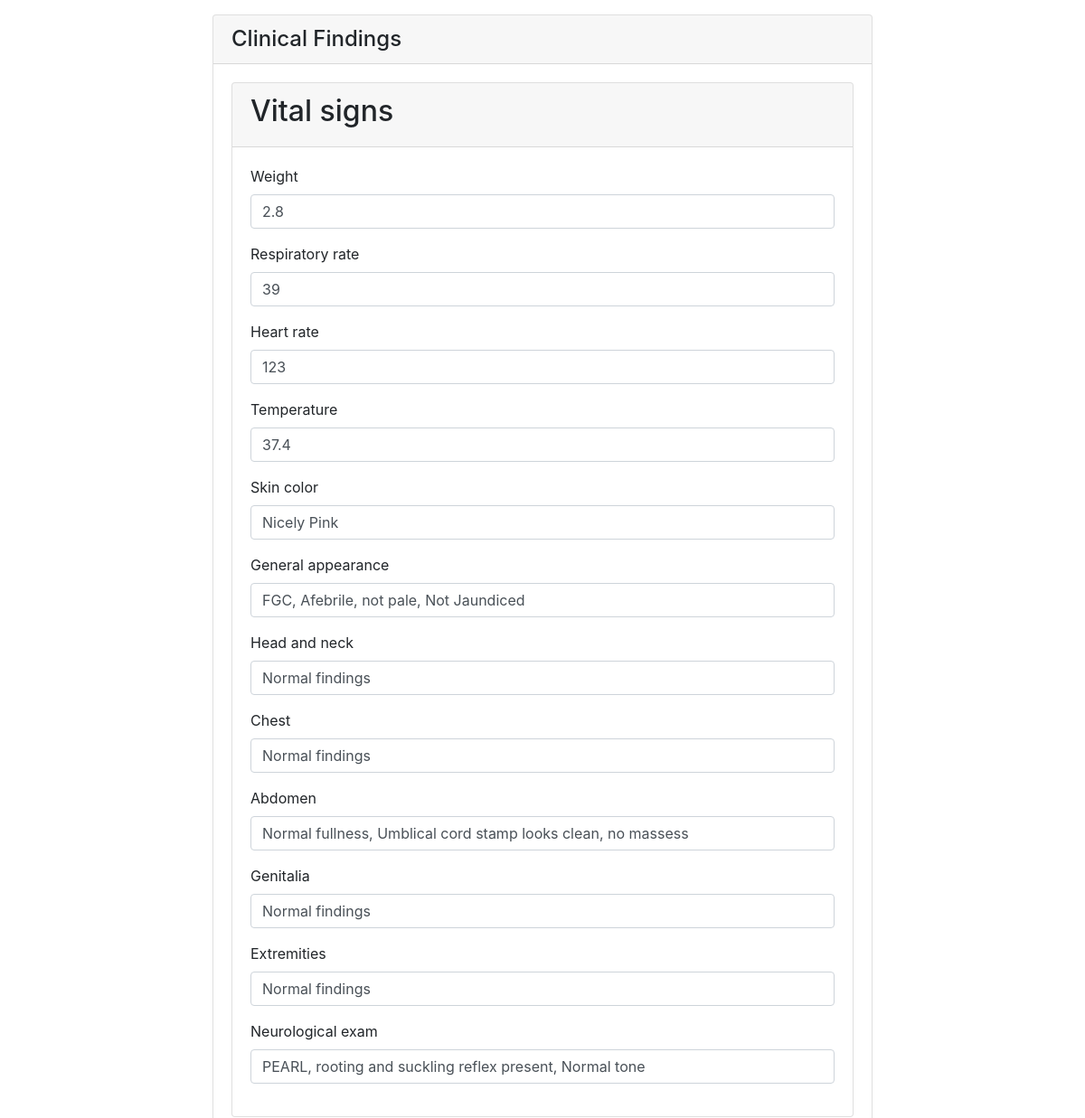
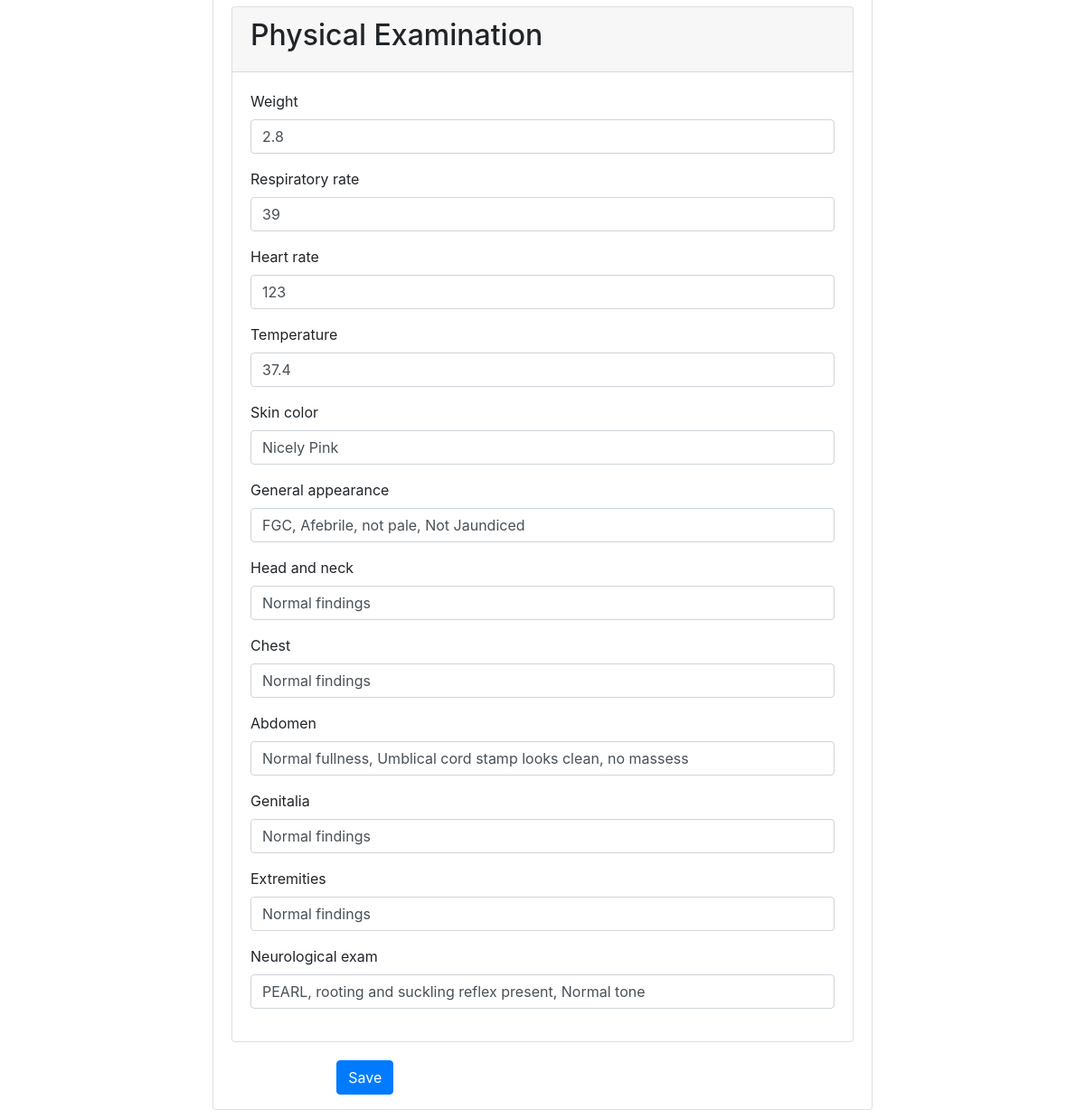
Before: /newborn/clinical-exam/2/ with the older database file (2 pictures, top to bottom).
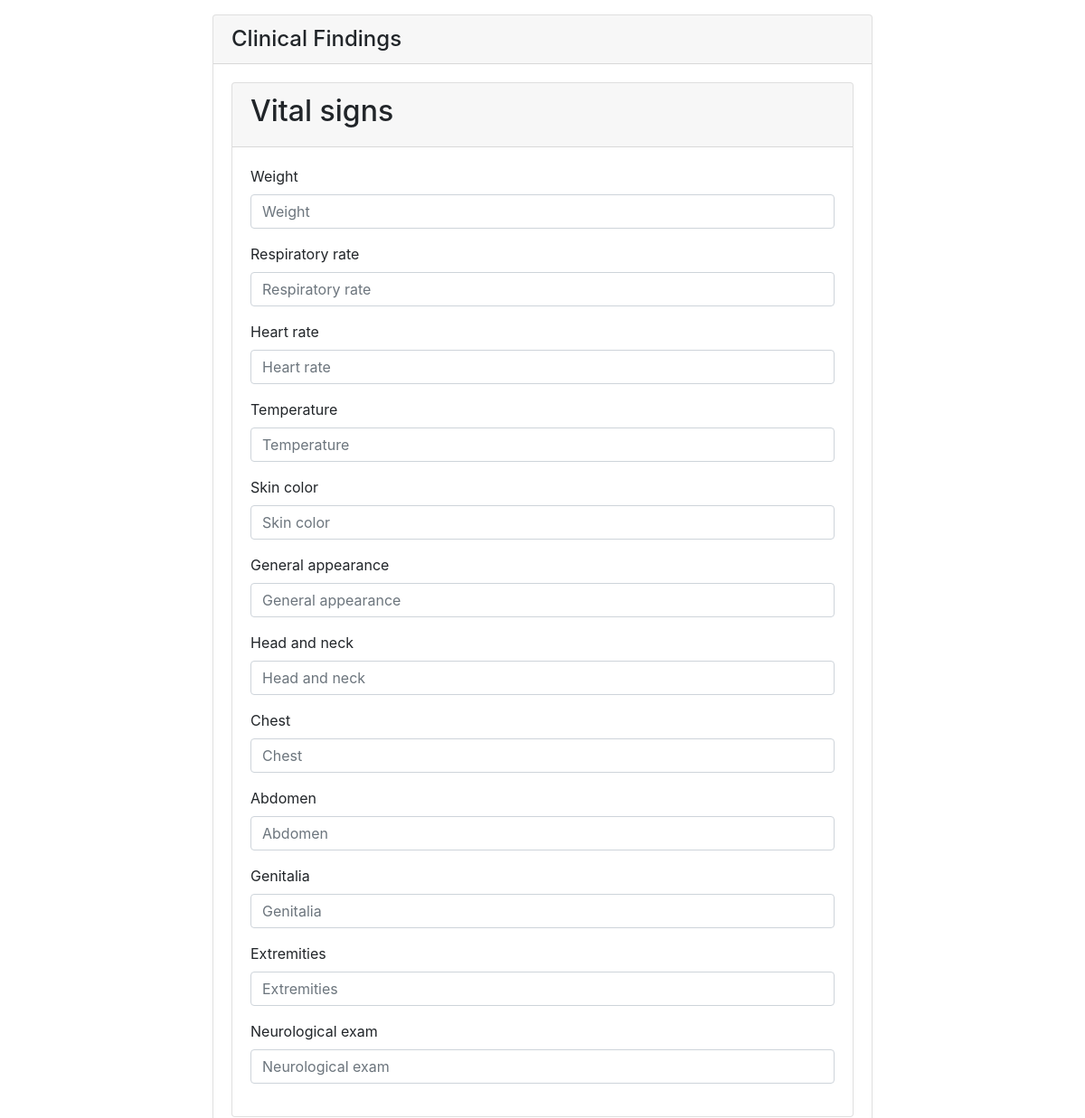
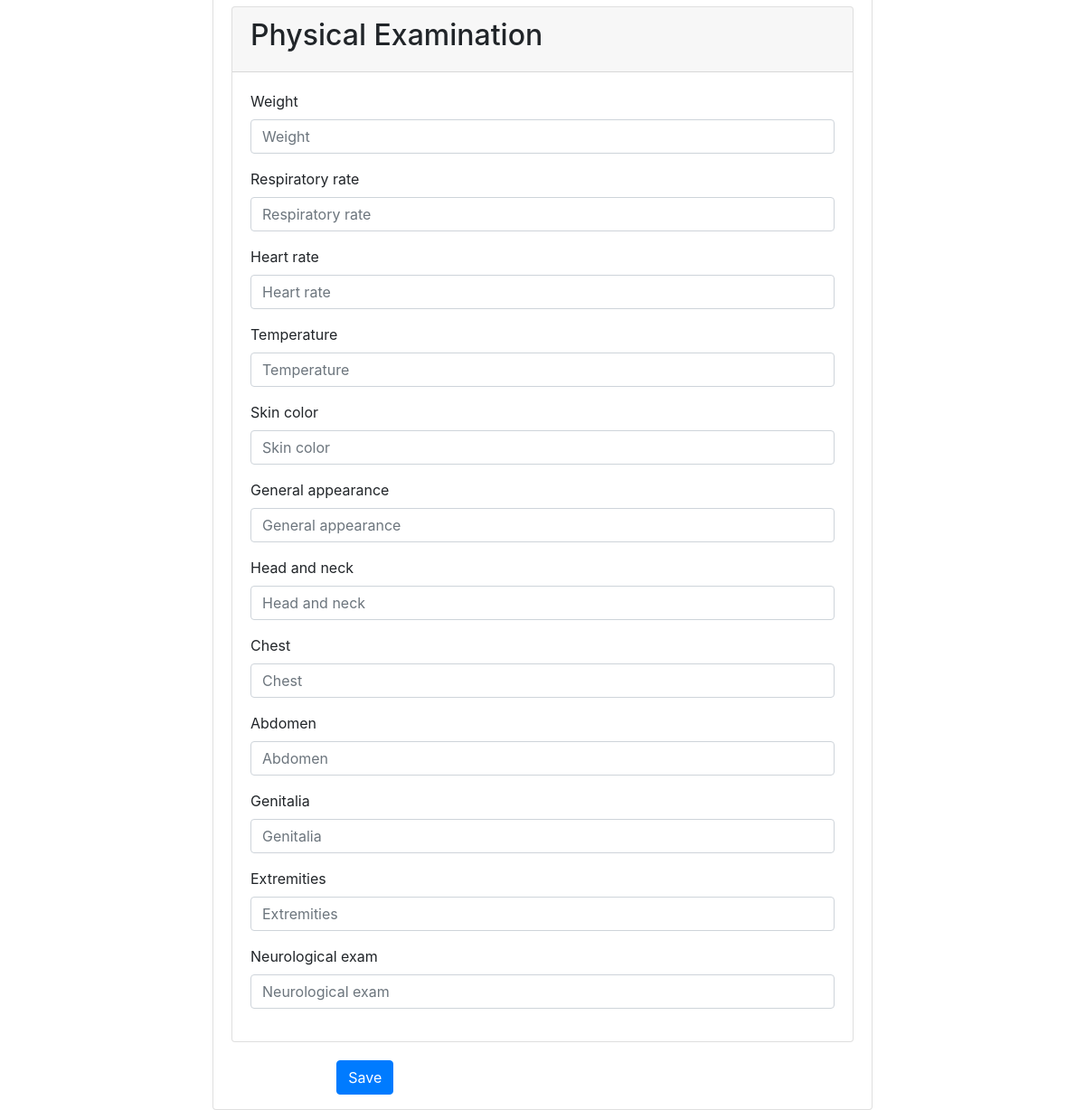
After: the same page with the newer database file (2 pictures, top to bottom).
### newborn/models.py (models this page shows)
class NewbornExam(models.Model):
    weight = models.DecimalField(max_digits=2, decimal_places=1) # measured in kg
    respiratory_rate = models.IntegerField() # measured in breaths per minute
    heart_rate = models.IntegerField() # measured in beats per minute
    temperature = models.DecimalField(max_digits=3, decimal_places=1) # measured in degrees Celsius
    skin_color = models.CharField(max_length=100)
    general_appearance = models.CharField(max_length=100)
    head_and_neck = models.CharField(max_length=100)
    chest = models.CharField(max_length=100)
    abdomen = models.CharField(max_length=100)
    genitalia = models.CharField(max_length=100)
    extremities = models.CharField(max_length=100)
    neurological_exam = models.CharField(max_length=100)
    neonate = models.ForeignKey(NewbornAdmission, on_delete=models.CASCADE, null=True)

### newborn/views.py (the view)
# urls.py: path('newborn/clinical-exam/<int:pk>/', views.newborn_exam_form, name='clinical-exam'),
def newborn_exam_form(request, pk):
    neonate = get_object_or_404(NewbornAdmission, pk=pk)
    try:
        exam = NewbornExam.objects.get(neonate=neonate)
    except NewbornExam.DoesNotExist:
        exam = None
    if request.method == 'POST':
        form = NewbornExamForm(request.POST, instance=exam)
        if form.is_valid():
            instance = form.save(commit=False)
            instance.neonate = neonate
            instance.save()
            return redirect(reverse('clerkship-page', kwargs={'pk': pk}))
    else:
        form = NewbornExamForm(instance=exam)
    return render(request, 'newborn/newborn_exam_form.html', {'form': form})

### newborn/forms.py
class NewbornExamForm(forms.ModelForm):
    class Meta:
        model = NewbornExam
        fields = [
            'weight',
            'respiratory_rate',
            'heart_rate',
            'temperature',
            'skin_color',
            'general_appearance',
            'head_and_neck',
            'chest',
            'abdomen',
            'genitalia',
            'extremities',
            'neurological_exam',
        ]

### newborn/templates/newborn/newborn_exam_form.html (shortened to what this page needs)
<!DOCTYPE html>
    {% load crispy_forms_tags %}
    {% load bootstrap4 %}
    {% bootstrap_css %}
    <html lang="en">
    <head>
   <body>
 <div class="container">
   <div class="row justify-content-center mt-3 mb-3">
     <div class="col-md-8">
       <div class="card">
         <div class="card-header">
           <h4 class="card-title mb-0">Clinical Findings</h4>
         </div>
         <div class="card-body">
             <form method="post" class="form">
	            <div class="card">
                    <div class="card-header"><h2>Vital signs</h2></div>
                    <div class="card-body">
                    {% bootstrap_form form layout='horizontal' exclude='general_appearance,skin_color,head_and_neck,chest,abdomen,genitalia,extremities,neurological_exam' %}
		            </div>
	            </div>
	            <div class="card mt-2">
	                <div class="card-header"><h2>Physical Examination</h2></div>
                    <div class="card-body">
                     {% bootstrap_form form layout='horizontal' exclude='weight,respiratory_rate,heart_rate,temperature' %}
		            </div>
		        </div>
		</div>
        <div class="form-group">
            <div class="col-md-10 offset-md-2">
              <button type="submit" class="btn btn-primary">Save</button>
            </div>
        </div>
    </div>
   </div>
  </div>
 </div>
</body>
</html>

Changed rows visible on the page:
removed NewbornExam: weight "2.8", respiratory_rate "39", heart_rate "123", temperature "37.4", skin_color "Nicely Pink", general_appearance "FGC, Afebrile, not pale, Not Jaundiced", head_and_neck "Normal findings", chest "Normal findings", abdomen "Normal fullness, Umblical cord stamp looks clean, no massess", genitalia "Normal findings", extremities "Normal findings", neurological_exam "PEARL, rooting and suckling reflex present, Normal tone"
